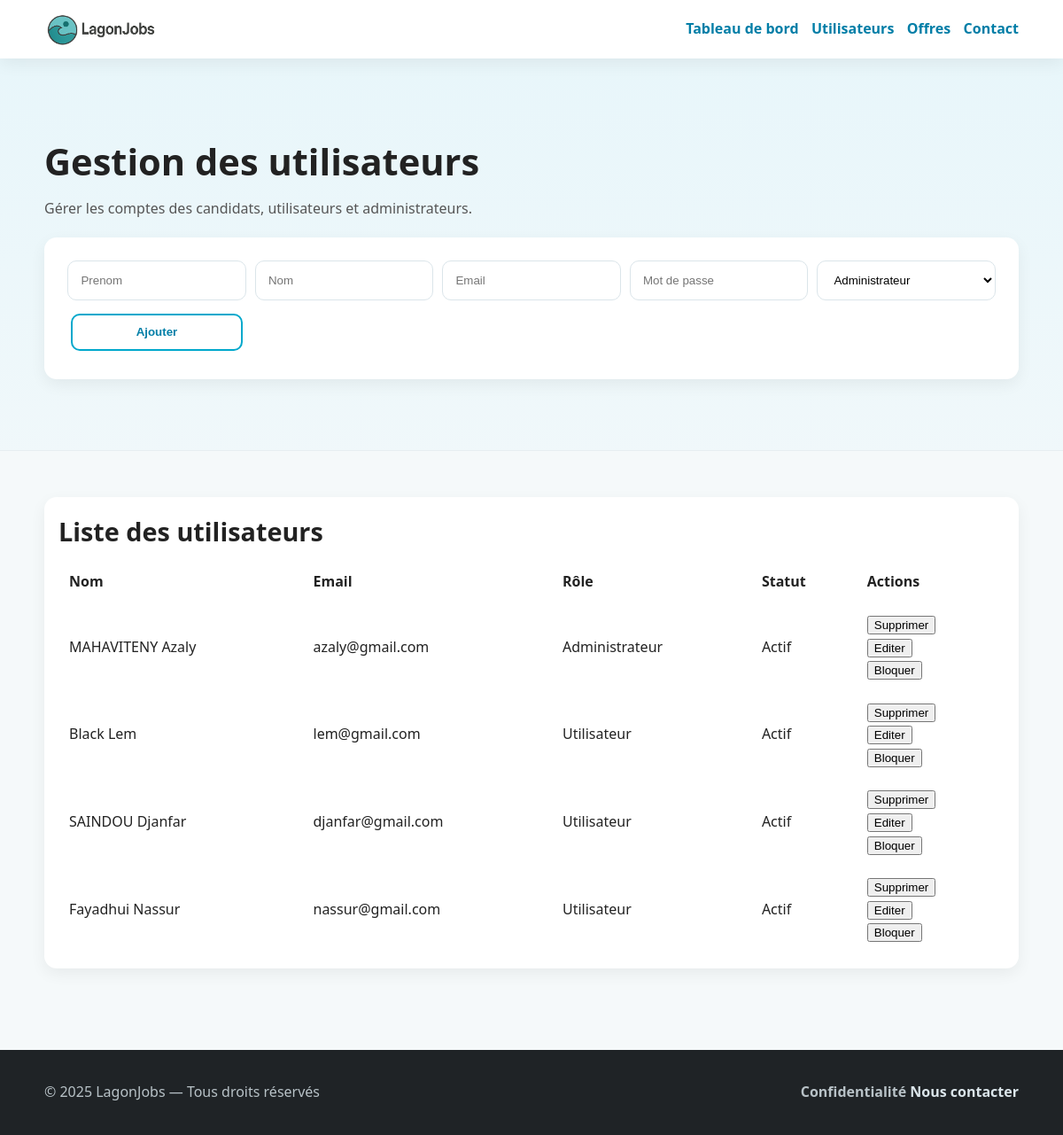
Page /BackOffice/user.php on the earlier database version.
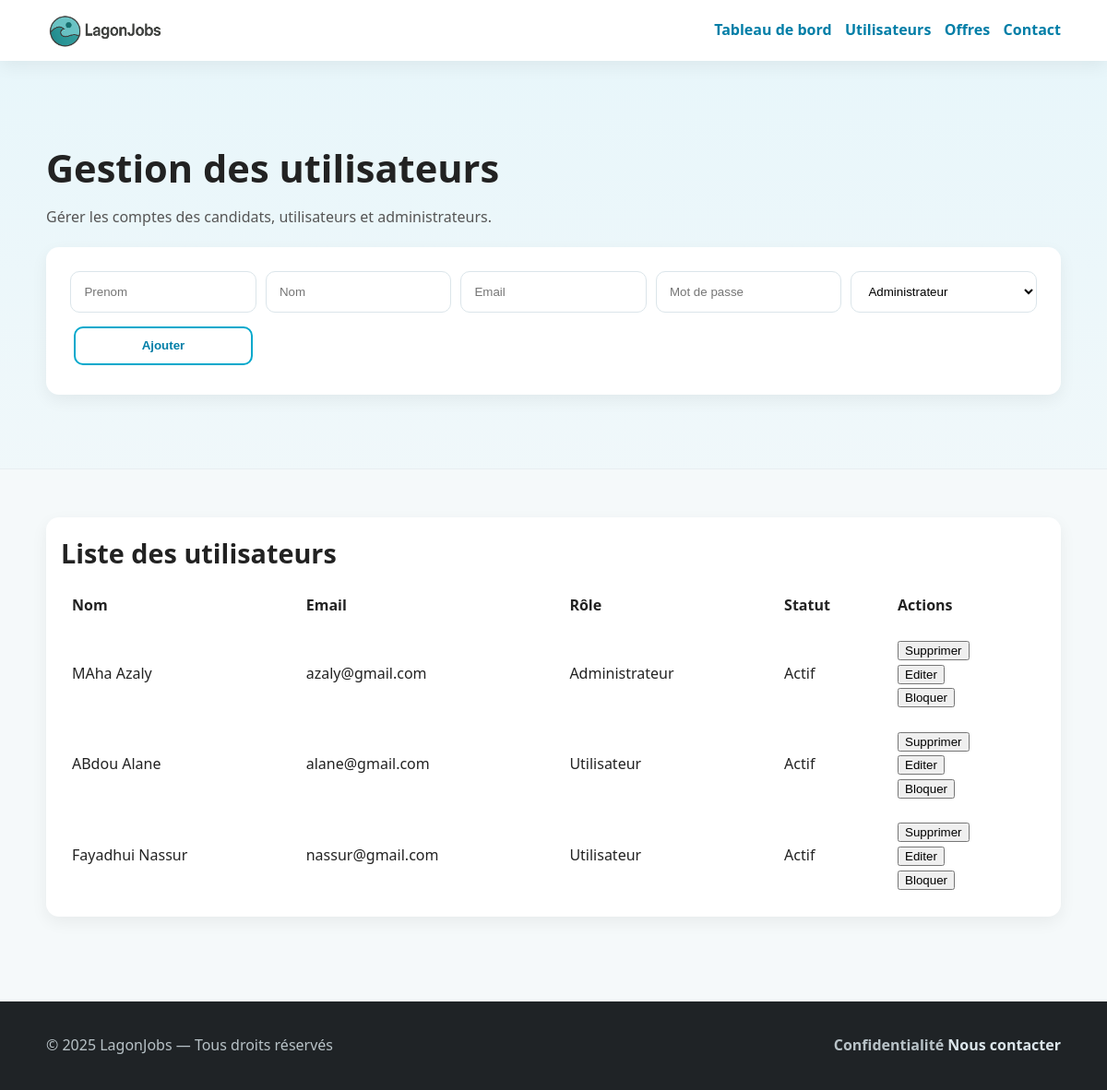
Same page on the later database version.
### tables this page shows
CREATE TABLE `utilisateurs` (
  `Id` int(11) NOT NULL,
  `Nom` varchar(50) NOT NULL,
  `Prenom` varchar(50) NOT NULL,
  `Mail` varchar(100) NOT NULL,
  `Password` varchar(255) NOT NULL,
  `Id_Role` int(11) NOT NULL,
  `Bloque` tinyint(1) NOT NULL DEFAULT 0
);

CREATE TABLE `role` (
  `Id` int(11) NOT NULL,
  `NomRole` varchar(50) NOT NULL
);

### BackOffice/user.php (the view, shortened to what this page needs)
<?php
require_once(__DIR__ . '/update_user.php');
$sqlQuery =
'SELECT utilisateurs.Id,
utilisateurs.Nom,
utilisateurs.Prenom,
utilisateurs.Mail,
utilisateurs.Password,
utilisateurs.Id_Role,
utilisateurs.Bloque,
Role.NomRole
FROM utilisateurs
JOIN Role on Role.Id = utilisateurs.Id_Role;';
$Selectuser=$mysqlClient->prepare($sqlQuery);
$Selectuser->execute();
$User=$Selectuser->fetchAll();
$sqlQuery='SELECT * FROM  Role';
$selectrole=$mysqlClient->prepare($sqlQuery);
$selectrole->execute();
$Role=$selectrole->fetchAll();
?>
<!DOCTYPE html>
<html lang="en">
<head>
    <link rel="stylesheet" href="../css/style.css">
</head>
<body>
    <header class="site-header">
        <div class="container header-inner">
            <a href="index.html" class="logo">
                <img src="../img/Logo.png" alt="Logo">
            <nav class="nav">
                <a href="index.php">Tableau de bord</a>
                <a href="user.php">Utilisateurs</a>
                <a href="offre.php">Offres</a>
                <a href="contacts.php">Contact</a>
            </nav>
        </div>
    </header>
<section class="hero">
  <div class="container">
    <h1>Gestion des utilisateurs</h1>
    <p>Gérer les comptes des candidats, utilisateurs et administrateurs.</p>
    <form class="form filter-bar" action="user.php" method="get">
            <input type="text" name="AjoutPrenom" placeholder="Prenom">
            <input type="text" name="AjoutNom" placeholder="Nom">
          <input type="text" name="AjoutMail" placeholder="Email">
          <input type="password" name="AjoutMdp" placeholder="Mot de passe">
            <select name="AjoutRole">
            <?php
            for($i = 0; $i< count($Role); $i++) {
              echo '<option value= "'.$Role[$i]['Id'].'">'.$Role[$i]['NomRole'].'</option>';
            }
            ?>
            </select>
          <button type="submit" class="btn btn-outline">Ajouter</button>
    </form>
  </div>
</section>
<section class="section">
  <div class="container">
    <div class="card">
      <h2>Liste des utilisateurs</h2>
      <table width="100%" cellpadding="10">
        <thead>
          <tr>
            <th align="left">Nom</th>
            <th align="left">Email</th>
            <th align="left">Rôle</th>
            <th align="left">Statut</th>
            <th align="left">Actions</th>
          </tr>
        </thead>
        <?php
        for($i = 0; $i< count($User); $i++) { ?>
  <tr>
   <td><?php echo $User[$i]['Nom'].' '.$User[$i]['Prenom']?></td>
   <td><?php echo $User[$i]['Mail']?></td>
   <td><?php echo $User[$i]['NomRole']?></td>
   <td>
    <?php if($User[$i]['Bloque'] == 1){
      echo "Bloqué";
      } else{
        echo "Actif";
        }
    ?>
</td>
   <td><form action="user.php" method="GET">
      <button type="submit">Supprimer</button>
  </form>
    <form action="editer_user.php" method="GET">
      <button type="submit">Editer</button>
    </form>
    <?php if($User[$i]['Bloque'] == 0){ ?>
    <form action="user.php" method="GET">
      <button type="submit">Bloquer</button>
    </form>
    <?php } ?>
  </td>
</tr>
<?php } ?>
      </table>
    </div>
  </div>
</section>
<body>
    <footer class="site-footer">
    <div class="container footer-inner">
        <p>© 2025 LagonJobs — Tous droits réservés</p>
        <b> Confidentialité  <a href="contact.html">Nous contacter</a> </b>
    </div>
</footer>
</html>

Differences in the rows shown:
removed utilisateurs: Nom "MAHAVITENY", Prenom "Azaly", Mail "azaly@gmail.com", Id_Role.NomRole "Administrateur", Bloque "Actif"
removed utilisateurs: Nom "Black", Prenom "Lem", Mail "lem@gmail.com", Id_Role.NomRole "Utilisateur", Bloque "Actif"
removed utilisateurs: Nom "SAINDOU", Prenom "Djanfar", Mail "djanfar@gmail.com", Id_Role.NomRole "Utilisateur", Bloque "Actif"
added utilisateurs: Nom "MAha", Prenom "Azaly", Mail "azaly@gmail.com", Id_Role.NomRole "Administrateur", Bloque "Actif"
added utilisateurs: Nom "ABdou", Prenom "Alane", Mail "alane@gmail.com", Id_Role.NomRole "Utilisateur", Bloque "Actif"
